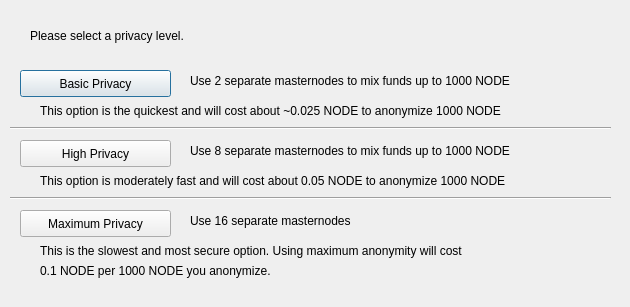
<?xml version="1.0" encoding="UTF-8"?>
<ui version="4.0">
 <class>DarksendConfig</class>
 <widget class="QDialog" name="DarksendConfig">
  <property name="geometry">
   <rect>
    <x>0</x>
    <y>0</y>
    <width>630</width>
    <height>307</height>
   </rect>
  </property>
  <property name="windowTitle">
   <string>Configure Darksend</string>
  </property>
  <widget class="QPushButton" name="buttonBasic">
   <property name="geometry">
    <rect>
     <x>20</x>
     <y>70</y>
     <width>151</width>
     <height>27</height>
    </rect>
   </property>
   <property name="text">
    <string>Basic Privacy</string>
   </property>
  </widget>
  <widget class="QPushButton" name="buttonHigh">
   <property name="geometry">
    <rect>
     <x>20</x>
     <y>140</y>
     <width>151</width>
     <height>27</height>
    </rect>
   </property>
   <property name="text">
    <string>High Privacy</string>
   </property>
  </widget>
  <widget class="QPushButton" name="buttonMax">
   <property name="geometry">
    <rect>
     <x>20</x>
     <y>210</y>
     <width>151</width>
     <height>27</height>
    </rect>
   </property>
   <property name="text">
    <string>Maximum Privacy</string>
   </property>
  </widget>
  <widget class="QLabel" name="label">
   <property name="geometry">
    <rect>
     <x>30</x>
     <y>20</y>
     <width>571</width>
     <height>31</height>
    </rect>
   </property>
   <property name="text">
    <string>Please select a privacy level.</string>
   </property>
  </widget>
  <widget class="QLabel" name="label_2">
   <property name="geometry">
    <rect>
     <x>190</x>
     <y>70</y>
     <width>421</width>
     <height>21</height>
    </rect>
   </property>
   <property name="text">
    <string>Use 2 separate masternodes to mix funds up to 1000 NODE</string>
   </property>
  </widget>
  <widget class="QLabel" name="label_3">
   <property name="geometry">
    <rect>
     <x>190</x>
     <y>140</y>
     <width>411</width>
     <height>21</height>
    </rect>
   </property>
   <property name="text">
    <string>Use 8 separate masternodes to mix funds up to 1000 NODE</string>
   </property>
  </widget>
  <widget class="QLabel" name="label_4">
   <property name="geometry">
    <rect>
     <x>190</x>
     <y>210</y>
     <width>421</width>
     <height>21</height>
    </rect>
   </property>
   <property name="text">
    <string>Use 16 separate masternodes</string>
   </property>
  </widget>
  <widget class="QLabel" name="label_6">
   <property name="geometry">
    <rect>
     <x>40</x>
     <y>100</y>
     <width>561</width>
     <height>21</height>
    </rect>
   </property>
   <property name="text">
    <string>This option is the quickest and will cost about ~0.025 NODE to anonymize 1000 NODE</string>
   </property>
  </widget>
  <widget class="QLabel" name="label_7">
   <property name="geometry">
    <rect>
     <x>40</x>
     <y>170</y>
     <width>561</width>
     <height>21</height>
    </rect>
   </property>
   <property name="text">
    <string>This option is moderately fast and will cost about 0.05 NODE to anonymize 1000 NODE</string>
   </property>
  </widget>
  <widget class="QLabel" name="label_8">
   <property name="geometry">
    <rect>
     <x>40</x>
     <y>240</y>
     <width>561</width>
     <height>21</height>
    </rect>
   </property>
   <property name="text">
    <string>This is the slowest and most secure option. Using maximum anonymity will cost</string>
   </property>
  </widget>
  <widget class="QLabel" name="label_9">
   <property name="geometry">
    <rect>
     <x>40</x>
     <y>260</y>
     <width>561</width>
     <height>21</height>
    </rect>
   </property>
   <property name="text">
    <string>0.1 NODE per 1000 NODE you anonymize.</string>
   </property>
  </widget>
  <widget class="Line" name="line">
   <property name="geometry">
    <rect>
     <x>10</x>
     <y>120</y>
     <width>601</width>
     <height>16</height>
    </rect>
   </property>
   <property name="orientation">
    <enum>Qt::Horizontal</enum>
   </property>
  </widget>
  <widget class="Line" name="line_2">
   <property name="geometry">
    <rect>
     <x>10</x>
     <y>190</y>
     <width>601</width>
     <height>16</height>
    </rect>
   </property>
   <property name="orientation">
    <enum>Qt::Horizontal</enum>
   </property>
  </widget>
 </widget>
 <resources/>
 <connections/>
</ui>
